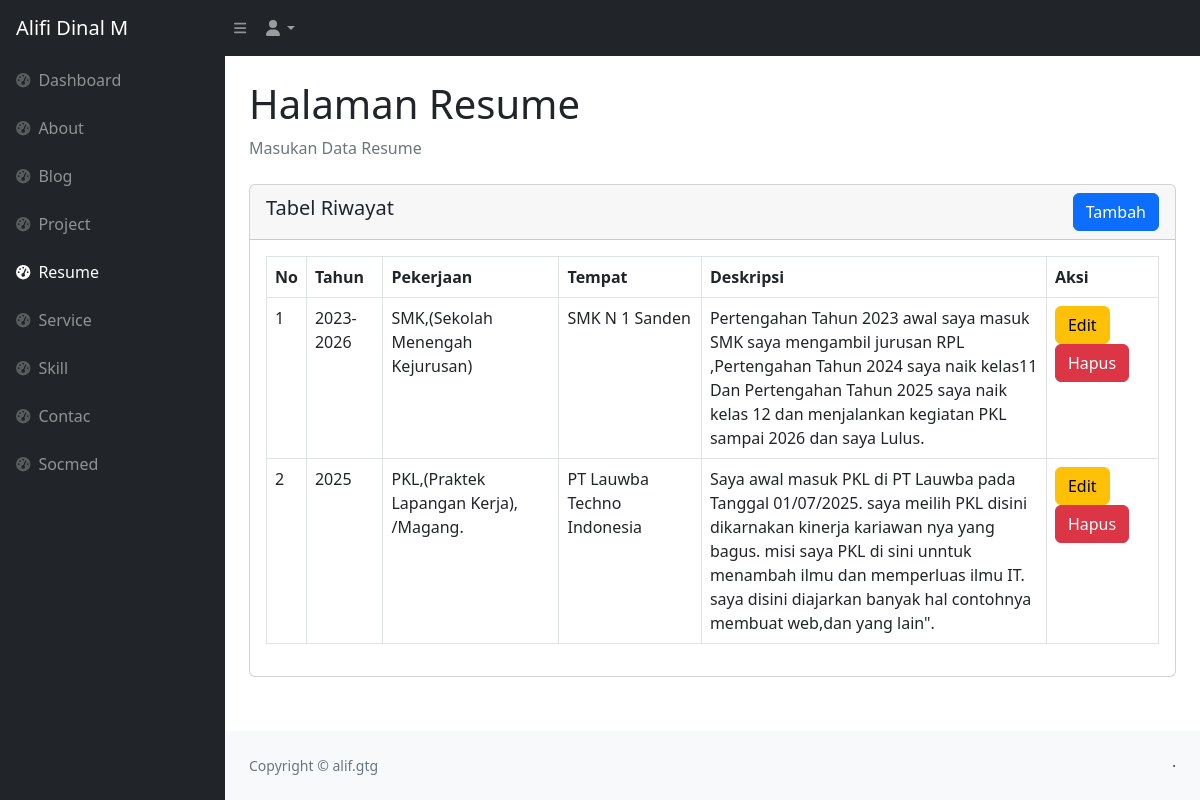
The page /backend/pages/resume/index.php (signed in) on the database its author committed.
### tables this page shows
CREATE TABLE `resumes` (
  `id` bigint NOT NULL,
  `date` varchar(255) NOT NULL,
  `job` varchar(255) NOT NULL,
  `place` varchar(255) NOT NULL,
  `description` text NOT NULL
);

### backend/pages/resume/index.php (the view, shortened to what this page needs)
<?php
include '../../partials/header.php';
include '../../partials/sidebar.php';
include '../../partials/navbar.php';
$qResume = "SELECT * FROM resumes";
$result = mysqli_query($connect, $qResume) or die(mysqli_error($connect));
?>
<main>
    <div class="container-fluid px-4">
        <h1 class="mt-4">Halaman Resume</h1>
        <ol class="breadcrumb mb-4">
            <li class="breadcrumb-item active">Masukan Data Resume</li>
        </ol>
<div class="row">
    <div class="col-12">
        <div class="card">
            <div class="card-header d-flex align-items-center justify-content-between">
                <h5>Tabel Riwayat</h5>
                <a href="./create.php" class="btn btn-primary">Tambah</a>
            </div>
            <div class="card-body">
                <div class="table-responsive">
                    <table class="table table-bordered">
                        <thead>
                            <tr>
                                <th>No</th>
                                <th>Tahun</th>
                                <th>Pekerjaan</th>
                                <th>Tempat</th>
                                <th>Deskripsi</th>
                                <th>Aksi</th>
                            </tr>
                        </thead>
                        <tbody>
                            <?php
                            $no = 1;
                            while ($item = $result->fetch_object()):
                            ?>
                                <tr>
                                    <td><?= $no ?></td>
                                    <td><?= $item->date ?></td>
                                    <td><?= $item->job ?></td>
                                    <td><?= $item->place ?></td>
                                    <td style="width: 345px;"><?= $item->description ?></td>
                                    <td>
                                        <a href="./edit.php?id=<?= $item->id ?>" class="btn btn-warning">Edit</a>
                                        <a href="../../actions/resume/destroy.php?id=<?= $item->id ?>" class="btn btn-danger" onclick="return confrim('Apakah Anda Yakin?')">Hapus</a>
                                    </td>
                                </tr>
                            <?php
                                $no++;
                            endwhile;
                            ?>
                        </tbody>
                    </table>
                </div>
            </div>
        </div>
    </div>
</div>
</main>
<?php
include '../../partials/footer.php';
include '../../partials/script.php';
?>

### rows shown on the page
resumes: date "2023-2026", job "SMK,(Sekolah Menengah Kejurusan)", place "SMK N 1 Sanden", description "Pertengahan Tahun 2023 awal saya masuk SMK saya mengambil jurusan RPL ,Pertengahan Tahun 2024 saya naik kelas11 Dan Pertengahan Tahun 2025 saya naik kelas 12 dan menjalankan kegiatan PKL sampai 2026 dan saya Lulus."
resumes: date "2025", job "PKL,(Praktek Lapangan Kerja), /Magang.", place "PT Lauwba Techno Indonesia", description "Saya awal masuk PKL di PT Lauwba pada Tanggal 01/07/2025. saya meilih PKL disini dikarnakan kinerja kariawan nya yang bagus. misi saya PKL di sini unntuk menambah ilmu dan memperluas ilmu IT. saya disini diajarkan banyak hal contohnya membuat web,dan yang lain\"."
